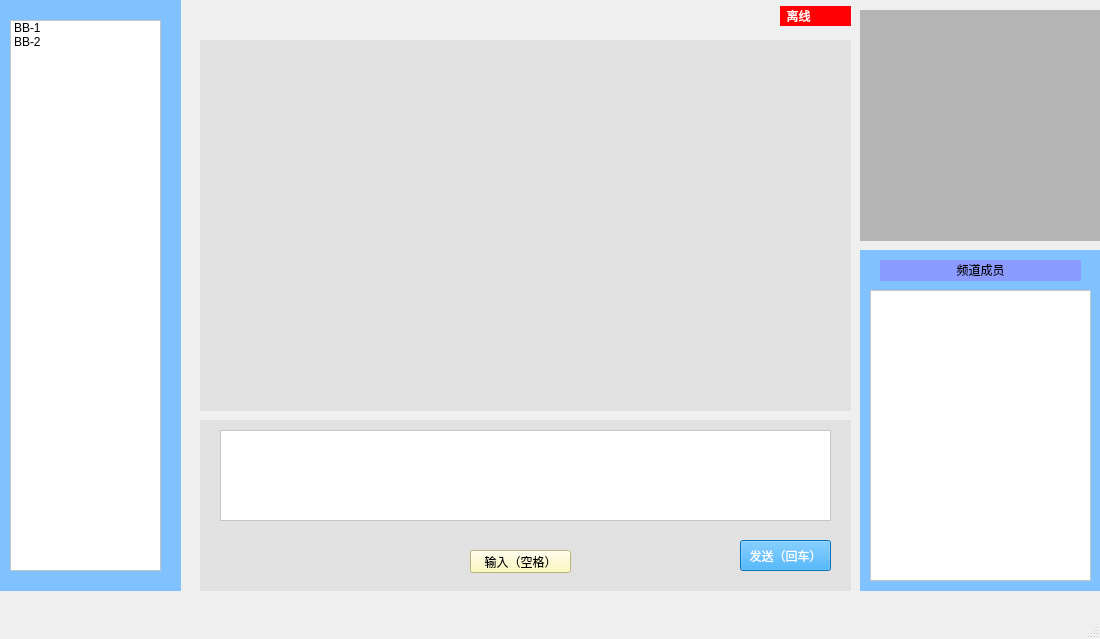
<?xml version="1.0" encoding="UTF-8"?>
<ui version="4.0">
 <class>MainWindow</class>
 <widget class="QMainWindow" name="MainWindow">
  <property name="geometry">
   <rect>
    <x>0</x>
    <y>0</y>
    <width>1100</width>
    <height>639</height>
   </rect>
  </property>
  <property name="windowTitle">
   <string>BB 电报</string>
  </property>
  <widget class="QWidget" name="centralwidget">
   <widget class="QWidget" name="widget" native="true">
    <property name="geometry">
     <rect>
      <x>0</x>
      <y>0</y>
      <width>181</width>
      <height>591</height>
     </rect>
    </property>
    <property name="styleSheet">
     <string notr="true">background-color: rgb(128, 194, 255);</string>
    </property>
    <widget class="QListWidget" name="listWidget">
     <property name="geometry">
      <rect>
       <x>10</x>
       <y>20</y>
       <width>151</width>
       <height>551</height>
      </rect>
     </property>
     <property name="styleSheet">
      <string notr="true">background-color: rgb(255, 255, 255);</string>
     </property>
     <item>
      <property name="text">
       <string>BB-1</string>
      </property>
     </item>
     <item>
      <property name="text">
       <string>BB-2</string>
      </property>
     </item>
    </widget>
   </widget>
   <widget class="QWidget" name="widget_chatlog" native="true">
    <property name="geometry">
     <rect>
      <x>200</x>
      <y>40</y>
      <width>651</width>
      <height>371</height>
     </rect>
    </property>
    <property name="styleSheet">
     <string notr="true">background-color: rgb(225, 225, 225);
font: 14pt &quot;Forte&quot;;</string>
    </property>
   </widget>
   <widget class="QWidget" name="widget_chatlog_2" native="true">
    <property name="geometry">
     <rect>
      <x>200</x>
      <y>420</y>
      <width>651</width>
      <height>171</height>
     </rect>
    </property>
    <property name="styleSheet">
     <string notr="true">background-color: rgb(225, 225, 225);</string>
    </property>
    <widget class="QPushButton" name="input_space">
     <property name="geometry">
      <rect>
       <x>270</x>
       <y>130</y>
       <width>101</width>
       <height>23</height>
      </rect>
     </property>
     <property name="styleSheet">
      <string notr="true">background-color: rgb(255, 250, 169);</string>
     </property>
     <property name="text">
      <string>输入（空格）</string>
     </property>
    </widget>
    <widget class="QPushButton" name="btn_send">
     <property name="geometry">
      <rect>
       <x>540</x>
       <y>120</y>
       <width>91</width>
       <height>31</height>
      </rect>
     </property>
     <property name="styleSheet">
      <string notr="true">background-color: rgb(8, 156, 255);
color: rgb(255, 255, 255);
text-align:center;</string>
     </property>
     <property name="text">
      <string>发送（回车）</string>
     </property>
    </widget>
    <widget class="QTextEdit" name="input_box">
     <property name="enabled">
      <bool>false</bool>
     </property>
     <property name="geometry">
      <rect>
       <x>20</x>
       <y>10</y>
       <width>611</width>
       <height>91</height>
      </rect>
     </property>
     <property name="styleSheet">
      <string notr="true">background-color: rgb(255, 255, 255);
color: rgb(0, 0, 0);
font: 14pt &quot;Forte&quot;;</string>
     </property>
    </widget>
   </widget>
   <widget class="QLabel" name="label_connect_status">
    <property name="geometry">
     <rect>
      <x>780</x>
      <y>6</y>
      <width>71</width>
      <height>20</height>
     </rect>
    </property>
    <property name="styleSheet">
     <string notr="true">background-color: rgb(255, 0, 4);
color: rgb(255, 255, 255);</string>
    </property>
    <property name="text">
     <string>  离线</string>
    </property>
   </widget>
   <widget class="QWidget" name="widget_2" native="true">
    <property name="geometry">
     <rect>
      <x>860</x>
      <y>10</y>
      <width>241</width>
      <height>231</height>
     </rect>
    </property>
    <property name="styleSheet">
     <string notr="true">background-color: rgb(180, 180, 180);</string>
    </property>
   </widget>
   <widget class="QWidget" name="widget_users" native="true">
    <property name="geometry">
     <rect>
      <x>860</x>
      <y>250</y>
      <width>241</width>
      <height>341</height>
     </rect>
    </property>
    <property name="styleSheet">
     <string notr="true">background-color: rgb(128, 194, 255);</string>
    </property>
    <widget class="QListWidget" name="listWidget_3">
     <property name="geometry">
      <rect>
       <x>10</x>
       <y>40</y>
       <width>221</width>
       <height>291</height>
      </rect>
     </property>
     <property name="styleSheet">
      <string notr="true">background-color: rgb(255, 255, 255);</string>
     </property>
    </widget>
    <widget class="QLabel" name="label">
     <property name="geometry">
      <rect>
       <x>20</x>
       <y>10</y>
       <width>201</width>
       <height>21</height>
      </rect>
     </property>
     <property name="styleSheet">
      <string notr="true">background-color: rgb(139, 155, 255);</string>
     </property>
     <property name="text">
      <string>&lt;html&gt;&lt;head/&gt;&lt;body&gt;&lt;p align=&quot;center&quot;&gt;频道成员&lt;/p&gt;&lt;/body&gt;&lt;/html&gt;</string>
     </property>
    </widget>
   </widget>
   <widget class="QPushButton" name="btn_voip">
    <property name="enabled">
     <bool>false</bool>
    </property>
    <property name="geometry">
     <rect>
      <x>1190</x>
      <y>190</y>
      <width>71</width>
      <height>21</height>
     </rect>
    </property>
    <property name="styleSheet">
     <string notr="true">background-color: rgb(124, 255, 150);
color: rgb(255, 255, 255);</string>
    </property>
    <property name="text">
     <string>📞</string>
    </property>
   </widget>
  </widget>
  <widget class="QMenuBar" name="menubar">
   <property name="geometry">
    <rect>
     <x>0</x>
     <y>0</y>
     <width>1100</width>
     <height>21</height>
    </rect>
   </property>
  </widget>
  <widget class="QStatusBar" name="statusbar"/>
 </widget>
 <resources/>
 <connections/>
</ui>
